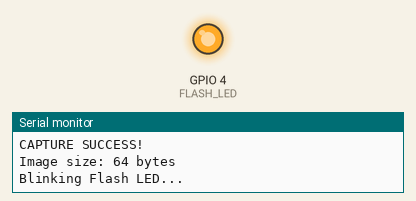
Recording of a sketch running on a simulated ESP32. Shown: output pins drawn as LEDs (lit = HIGH), the last lines printed to the serial monitor. The camera gives no picture.

Above: at 0.4 s.
At 0.9 s:
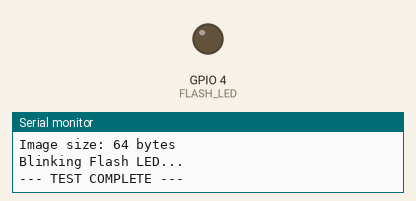
Timing chart, 0 to 2.4 s (numbered marks = the images above):
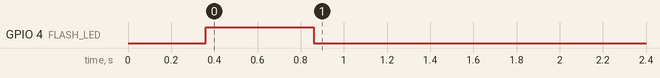

The sketch:

camera_test.ino
```cpp
/*
  ESP32-CAM HARDWARE TEST
  This code checks ONLY if the camera is working.
  NO Wi-Fi NEEDED.
*/

#include "esp_camera.h"

// Camera Pin Mapping (AI Thinker Model)
#define PWDN_GPIO_NUM     32
#define RESET_GPIO_NUM    -1
#define XCLK_GPIO_NUM      0
#define SIOD_GPIO_NUM     26
#define SIOC_GPIO_NUM     27
#define Y9_GPIO_NUM       35
#define Y8_GPIO_NUM       34
#define Y7_GPIO_NUM       39
#define Y6_GPIO_NUM       36
#define Y5_GPIO_NUM       21
#define Y4_GPIO_NUM       19
#define Y3_GPIO_NUM       18
#define Y2_GPIO_NUM        5
#define VSYNC_GPIO_NUM    25
#define HREF_GPIO_NUM     23
#define PCLK_GPIO_NUM     22

#define FLASH_LED 4 // The big white LED on the front

void setup() {
  Serial.begin(115200);
  pinMode(FLASH_LED, OUTPUT);

  Serial.println("\n--- CAMERA HARDWARE TEST ---");

  camera_config_t config;
  config.ledc_channel = LEDC_CHANNEL_0;
  config.ledc_timer = LEDC_TIMER_0;
  config.pin_d0 = Y2_GPIO_NUM;
  config.pin_d1 = Y3_GPIO_NUM;
  config.pin_d2 = Y4_GPIO_NUM;
  config.pin_d3 = Y5_GPIO_NUM;
  config.pin_d4 = Y6_GPIO_NUM;
  config.pin_d5 = Y7_GPIO_NUM;
  config.pin_d6 = Y8_GPIO_NUM;
  config.pin_d7 = Y9_GPIO_NUM;
  config.pin_xclk = XCLK_GPIO_NUM;
  config.pin_pclk = PCLK_GPIO_NUM;
  config.pin_vsync = VSYNC_GPIO_NUM;
  config.pin_href = HREF_GPIO_NUM;
  config.pin_sccb_sda = SIOD_GPIO_NUM;
  config.pin_sccb_scl = SIOC_GPIO_NUM;
  config.pin_pwdn = PWDN_GPIO_NUM;
  config.pin_reset = RESET_GPIO_NUM;
  config.xclk_freq_hz = 20000000;
  config.pixel_format = PIXFORMAT_JPEG;

  config.frame_size = FRAMESIZE_SVGA;
  config.jpeg_quality = 12;
  config.fb_count = 1;

  // Initialize Camera
  esp_err_t err = esp_camera_init(&config);
  if (err != ESP_OK) {
    Serial.printf("CAMERA INIT FAILED! Error: 0x%x\n", err);
    return;
  }
  Serial.println("CAMERA INITIALIZED SUCCESSFULLY!");

  // Test Capture
  Serial.println("Attempting to capture test image...");
  camera_fb_t * fb = esp_camera_fb_get();
  if(!fb) {
    Serial.println("CAPTURE FAILED!");
  } else {
    Serial.println("CAPTURE SUCCESS!");
    Serial.printf("Image size: %d bytes\n", fb->len);
    esp_camera_fb_return(fb);

    // Blink Flash to celebrate
    Serial.println("Blinking Flash LED...");
    digitalWrite(FLASH_LED, HIGH);
    delay(500);
    digitalWrite(FLASH_LED, LOW);
  }

  Serial.println("--- TEST COMPLETE ---");
}

void loop() {
  // Do nothing
}
```
